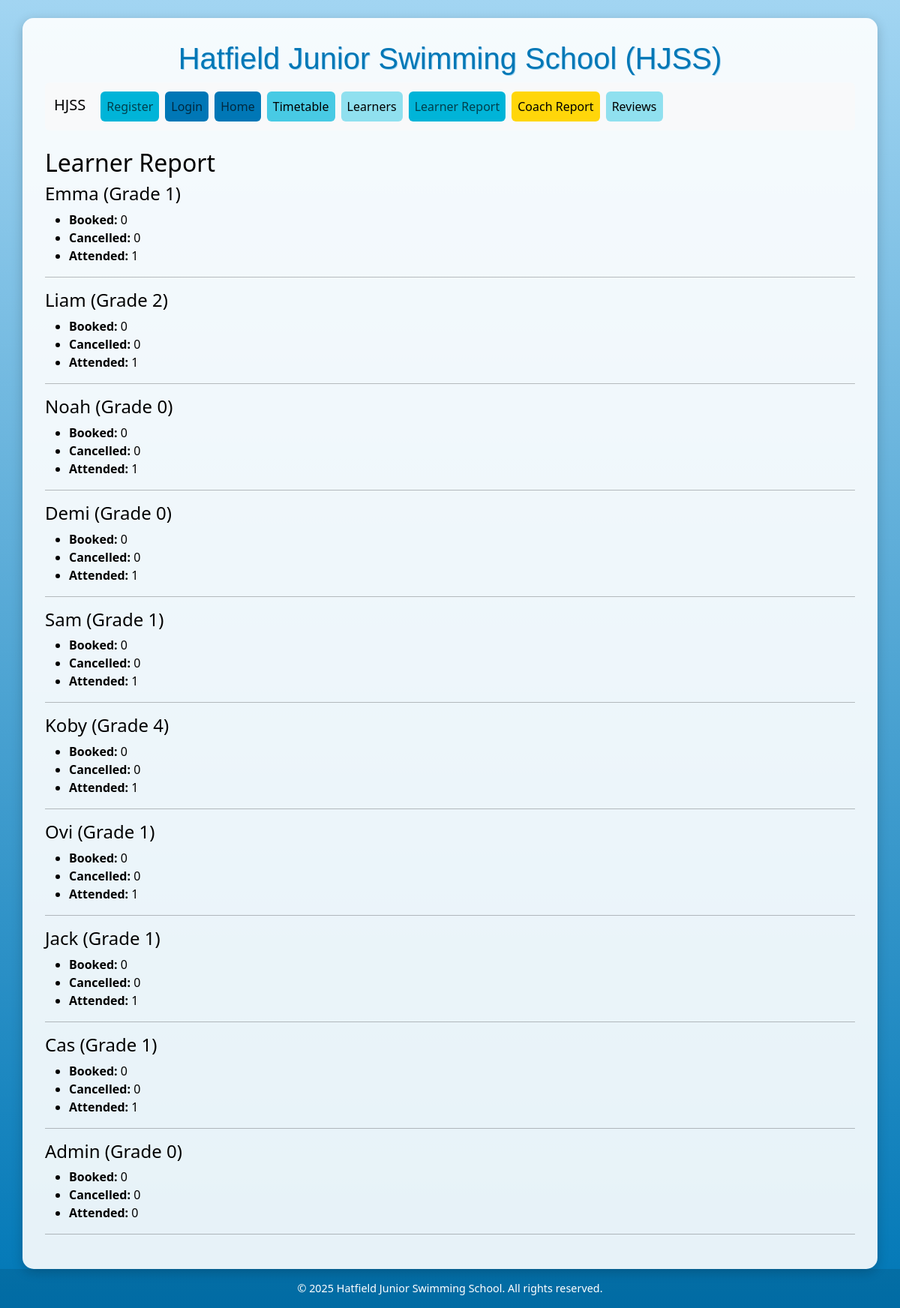
The app's page /reports/learners (signed in) with its own data.
### models.py (models this page shows, shortened)
class Learner(db.Model):
    id = db.Column(db.Integer, primary_key=True)
    name = db.Column(db.String(100))
    gender = db.Column(db.String(10))
    age = db.Column(db.Integer)
    emergency_contact = db.Column(db.String(20))
    email = db.Column(db.String(120), unique=True, nullable=False)
    password_hash = db.Column(db.String(128))
    grade = db.Column(db.Integer)
    role = db.Column(db.String(10), default='learner')
    bookings = db.relationship('Booking', backref='learner', lazy=True)

### main.py (the view)
@app.route('/reports/learners')
def report_learners():
    learner_id = session.get('learner_id')
    if not learner_id:
        return redirect(url_for('login'))
    learners = Learner.query.all()
    return render_template('learner_report.html', learners=learners)

### templates/learner_report.html
{% extends "base.html" %}
{% block content %}
<h2>Learner Report</h2>
{% for learner in learners %}
    <h4>{{ learner.name }} (Grade {{ learner.grade }})</h4>
    <ul>
        <li><strong>Booked:</strong> {{ learner.bookings | selectattr("status", "equalto", "booked") | list | length }}</li>
        <li><strong>Cancelled:</strong> {{ learner.bookings | selectattr("status", "equalto", "cancelled") | list | length }}</li>
        <li><strong>Attended:</strong> {{ learner.bookings | selectattr("status", "equalto", "attended") | list | length }}</li>
    </ul>
    <hr>
{% endfor %}
{% endblock %}

### templates/base.html (shortened to what this page needs)
<!DOCTYPE html>
<html lang="en">
<head>
    <link rel="stylesheet" href="https://cdn.jsdelivr.net/npm/bootstrap@5.3.0/dist/css/bootstrap.min.css">
</head>
<body>
    <div class="container mt-4">
        <h1>Hatfield Junior Swimming School (HJSS)</h1>
        <nav class="navbar navbar-expand-lg navbar-light bg-light mb-4 rounded">
        <div class="container-fluid">
            <a class="navbar-brand" href="{{ url_for('index') }}">HJSS</a>
            <div class="collapse navbar-collapse" id="navbarNav">
                <div class="navbar-nav">
                    <a class="nav-link btn btn-success mx-1 my-1" href="{{ url_for('register') }}">Register</a>
                    <a class="nav-link btn btn-primary mx-1 my-1" href="{{ url_for('login') }}">Login</a>
                    <a class="nav-link btn btn-primary mx-1 my-1" href="{{ url_for('index') }}">Home</a>
                    <a class="nav-link btn btn-secondary mx-1 my-1" href="{{ url_for('timetable') }}">Timetable</a>
                    <a class="nav-link btn btn-info mx-1 my-1" href="{{ url_for('learners') }}">Learners</a>
                    <a class="nav-link btn btn-success mx-1 my-1" href="{{ url_for('report_learners') }}">Learner Report</a>
                    <a class="nav-link btn btn-warning mx-1 my-1" href="{{ url_for('report_coaches') }}">Coach Report</a>
                    <a class="nav-link btn btn-info mx-1 my-1" href="{{ url_for('reviews') }}" >Reviews</a>
                </div>
            </div>
        </div>
    </nav>
        {% block content %}{% endblock %}
    </div>
    <footer>
        &copy; {{ current_year if current_year else '2025' }} Hatfield Junior Swimming School. All rights reserved.
    </footer>
</body>
</html>

### templates/base.html (style rules this page uses)
body { background: linear-gradient(to bottom, #a2d5f2, #0077b6); min-height: 100vh; color: #fff; }
.container { background-color: rgba(255, 255, 255, 0.9); color: #000; padding: 30px; border-radius: 15px; box-shadow: 0 4px 15px rgba(0,0,0,0.2); }
h1 { font-family: 'Arial', sans-serif; text-align: center; color: #0077b6; text-shadow: 1px 1px #a2d5f2; }
nav a { margin-right: 10px; margin-bottom: 5px; }
.btn-success { background-color: #00b4d8; border-color: #00b4d8; }
.btn-primary { background-color: #0077b6; border-color: #0077b6; }
.btn-secondary { background-color: #48cae4; border-color: #48cae4; color: #000; }
.btn-info { background-color: #90e0ef; border-color: #90e0ef; color: #000; }
.btn-warning { background-color: #ffd60a; border-color: #ffd60a; color: #000; }
footer { text-align: center; padding: 15px 0; background-color: rgba(0,0,0,0.1); color: #fff; font-size: 0.9rem; }

### records on screen
Learner: name "Emma", grade "1", bookings|selectattr "0", bookings|selectattr "1"
Learner: name "Liam", grade "2", bookings|selectattr "0", bookings|selectattr "1"
Learner: name "Noah", grade "0", bookings|selectattr "0", bookings|selectattr "1"
Learner: name "Demi", grade "0", bookings|selectattr "0", bookings|selectattr "1"
Learner: name "Sam", grade "1", bookings|selectattr "0", bookings|selectattr "1"
Learner: name "Koby", grade "4", bookings|selectattr "0", bookings|selectattr "1"
Learner: name "Ovi", grade "1", bookings|selectattr "0", bookings|selectattr "1"
Learner: name "Jack", grade "1", bookings|selectattr "0", bookings|selectattr "1"
Learner: name "Cas", grade "1", bookings|selectattr "0", bookings|selectattr "1"
Learner: name "Admin", grade "0", bookings|selectattr "0"

### other values on screen
{{ current_year if current_year else '2025' }} "2025"
